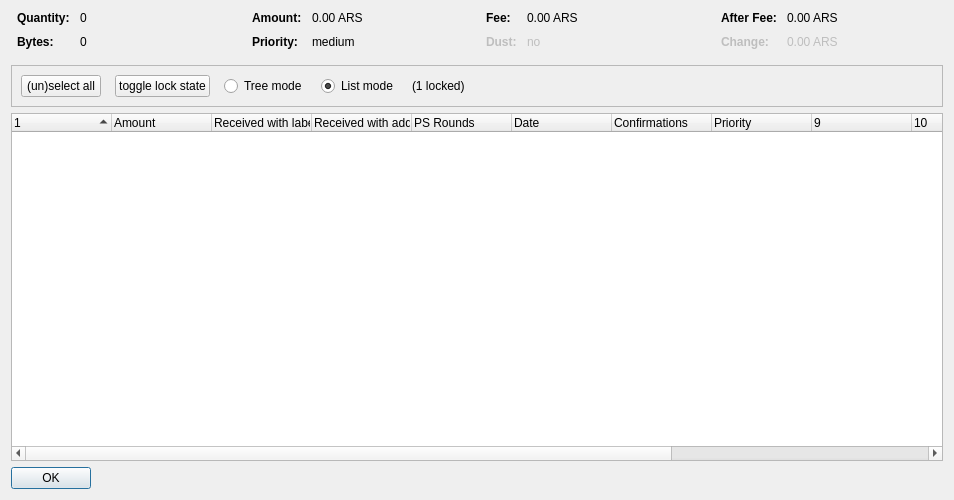
<?xml version="1.0" encoding="UTF-8"?>
<ui version="4.0">
 <class>CoinControlDialog</class>
 <widget class="QDialog" name="CoinControlDialog">
  <property name="geometry">
   <rect>
    <x>0</x>
    <y>0</y>
    <width>954</width>
    <height>500</height>
   </rect>
  </property>
  <property name="windowTitle">
   <string>Coin Selection</string>
  </property>
  <layout class="QVBoxLayout" name="verticalLayout">
   <item>
    <layout class="QHBoxLayout" name="horizontalLayoutTop" stretch="0,0,0,0">
     <property name="topMargin">
      <number>0</number>
     </property>
     <property name="bottomMargin">
      <number>10</number>
     </property>
     <item>
      <layout class="QFormLayout" name="formLayoutCoinControl1">
       <property name="horizontalSpacing">
        <number>10</number>
       </property>
       <property name="verticalSpacing">
        <number>10</number>
       </property>
       <property name="leftMargin">
        <number>6</number>
       </property>
       <property name="rightMargin">
        <number>6</number>
       </property>
       <item row="0" column="0">
        <widget class="QLabel" name="labelCoinControlQuantityText">
         <property name="font">
          <font>
           <weight>75</weight>
           <bold>true</bold>
          </font>
         </property>
         <property name="text">
          <string>Quantity:</string>
         </property>
        </widget>
       </item>
       <item row="0" column="1">
        <widget class="QLabel" name="labelCoinControlQuantity">
         <property name="cursor">
          <cursorShape>IBeamCursor</cursorShape>
         </property>
         <property name="contextMenuPolicy">
          <enum>Qt::ActionsContextMenu</enum>
         </property>
         <property name="text">
          <string notr="true">0</string>
         </property>
         <property name="textInteractionFlags">
          <set>Qt::LinksAccessibleByMouse|Qt::TextSelectableByKeyboard|Qt::TextSelectableByMouse</set>
         </property>
        </widget>
       </item>
       <item row="1" column="0">
        <widget class="QLabel" name="labelCoinControlBytesText">
         <property name="font">
          <font>
           <weight>75</weight>
           <bold>true</bold>
          </font>
         </property>
         <property name="text">
          <string>Bytes:</string>
         </property>
        </widget>
       </item>
       <item row="1" column="1">
        <widget class="QLabel" name="labelCoinControlBytes">
         <property name="cursor">
          <cursorShape>IBeamCursor</cursorShape>
         </property>
         <property name="contextMenuPolicy">
          <enum>Qt::ActionsContextMenu</enum>
         </property>
         <property name="text">
          <string notr="true">0</string>
         </property>
         <property name="textInteractionFlags">
          <set>Qt::LinksAccessibleByMouse|Qt::TextSelectableByKeyboard|Qt::TextSelectableByMouse</set>
         </property>
        </widget>
       </item>
      </layout>
     </item>
     <item>
      <layout class="QFormLayout" name="formLayoutCoinControl2">
       <property name="horizontalSpacing">
        <number>10</number>
       </property>
       <property name="verticalSpacing">
        <number>10</number>
       </property>
       <property name="leftMargin">
        <number>6</number>
       </property>
       <property name="rightMargin">
        <number>6</number>
       </property>
       <item row="0" column="0">
        <widget class="QLabel" name="labelCoinControlAmountText">
         <property name="font">
          <font>
           <weight>75</weight>
           <bold>true</bold>
          </font>
         </property>
         <property name="text">
          <string>Amount:</string>
         </property>
        </widget>
       </item>
       <item row="0" column="1">
        <widget class="QLabel" name="labelCoinControlAmount">
         <property name="cursor">
          <cursorShape>IBeamCursor</cursorShape>
         </property>
         <property name="contextMenuPolicy">
          <enum>Qt::ActionsContextMenu</enum>
         </property>
         <property name="text">
          <string notr="true">0.00 ARS</string>
         </property>
         <property name="textInteractionFlags">
          <set>Qt::LinksAccessibleByMouse|Qt::TextSelectableByKeyboard|Qt::TextSelectableByMouse</set>
         </property>
        </widget>
       </item>
       <item row="1" column="0">
        <widget class="QLabel" name="labelCoinControlPriorityText">
         <property name="font">
          <font>
           <weight>75</weight>
           <bold>true</bold>
          </font>
         </property>
         <property name="text">
          <string>Priority:</string>
         </property>
        </widget>
       </item>
       <item row="1" column="1">
        <widget class="QLabel" name="labelCoinControlPriority">
         <property name="cursor">
          <cursorShape>IBeamCursor</cursorShape>
         </property>
         <property name="contextMenuPolicy">
          <enum>Qt::ActionsContextMenu</enum>
         </property>
         <property name="text">
          <string>medium</string>
         </property>
         <property name="textInteractionFlags">
          <set>Qt::LinksAccessibleByMouse|Qt::TextSelectableByKeyboard|Qt::TextSelectableByMouse</set>
         </property>
        </widget>
       </item>
      </layout>
     </item>
     <item>
      <layout class="QFormLayout" name="formLayoutCoinControl3">
       <property name="horizontalSpacing">
        <number>10</number>
       </property>
       <property name="verticalSpacing">
        <number>10</number>
       </property>
       <property name="leftMargin">
        <number>6</number>
       </property>
       <property name="rightMargin">
        <number>6</number>
       </property>
       <item row="0" column="0">
        <widget class="QLabel" name="labelCoinControlFeeText">
         <property name="font">
          <font>
           <weight>75</weight>
           <bold>true</bold>
          </font>
         </property>
         <property name="text">
          <string>Fee:</string>
         </property>
        </widget>
       </item>
       <item row="0" column="1">
        <widget class="QLabel" name="labelCoinControlFee">
         <property name="cursor">
          <cursorShape>IBeamCursor</cursorShape>
         </property>
         <property name="contextMenuPolicy">
          <enum>Qt::ActionsContextMenu</enum>
         </property>
         <property name="text">
          <string notr="true">0.00 ARS</string>
         </property>
         <property name="textInteractionFlags">
          <set>Qt::LinksAccessibleByMouse|Qt::TextSelectableByKeyboard|Qt::TextSelectableByMouse</set>
         </property>
        </widget>
       </item>
       <item row="1" column="0">
        <widget class="QLabel" name="labelCoinControlLowOutputText">
         <property name="enabled">
          <bool>false</bool>
         </property>
         <property name="font">
          <font>
           <weight>75</weight>
           <bold>true</bold>
          </font>
         </property>
         <property name="text">
          <string>Dust:</string>
         </property>
        </widget>
       </item>
       <item row="1" column="1">
        <widget class="QLabel" name="labelCoinControlLowOutput">
         <property name="enabled">
          <bool>false</bool>
         </property>
         <property name="cursor">
          <cursorShape>IBeamCursor</cursorShape>
         </property>
         <property name="contextMenuPolicy">
          <enum>Qt::ActionsContextMenu</enum>
         </property>
         <property name="text">
          <string>no</string>
         </property>
         <property name="textInteractionFlags">
          <set>Qt::LinksAccessibleByMouse|Qt::TextSelectableByKeyboard|Qt::TextSelectableByMouse</set>
         </property>
        </widget>
       </item>
      </layout>
     </item>
     <item>
      <layout class="QFormLayout" name="formLayoutCoinControl4">
       <property name="horizontalSpacing">
        <number>10</number>
       </property>
       <property name="verticalSpacing">
        <number>10</number>
       </property>
       <property name="leftMargin">
        <number>6</number>
       </property>
       <property name="rightMargin">
        <number>6</number>
       </property>
       <item row="0" column="0">
        <widget class="QLabel" name="labelCoinControlAfterFeeText">
         <property name="font">
          <font>
           <weight>75</weight>
           <bold>true</bold>
          </font>
         </property>
         <property name="text">
          <string>After Fee:</string>
         </property>
        </widget>
       </item>
       <item row="0" column="1">
        <widget class="QLabel" name="labelCoinControlAfterFee">
         <property name="cursor">
          <cursorShape>IBeamCursor</cursorShape>
         </property>
         <property name="contextMenuPolicy">
          <enum>Qt::ActionsContextMenu</enum>
         </property>
         <property name="text">
          <string notr="true">0.00 ARS</string>
         </property>
         <property name="textInteractionFlags">
          <set>Qt::LinksAccessibleByMouse|Qt::TextSelectableByKeyboard|Qt::TextSelectableByMouse</set>
         </property>
        </widget>
       </item>
       <item row="1" column="0">
        <widget class="QLabel" name="labelCoinControlChangeText">
         <property name="enabled">
          <bool>false</bool>
         </property>
         <property name="font">
          <font>
           <weight>75</weight>
           <bold>true</bold>
          </font>
         </property>
         <property name="text">
          <string>Change:</string>
         </property>
        </widget>
       </item>
       <item row="1" column="1">
        <widget class="QLabel" name="labelCoinControlChange">
         <property name="enabled">
          <bool>false</bool>
         </property>
         <property name="cursor">
          <cursorShape>IBeamCursor</cursorShape>
         </property>
         <property name="contextMenuPolicy">
          <enum>Qt::ActionsContextMenu</enum>
         </property>
         <property name="text">
          <string notr="true">0.00 ARS</string>
         </property>
         <property name="textInteractionFlags">
          <set>Qt::LinksAccessibleByMouse|Qt::TextSelectableByKeyboard|Qt::TextSelectableByMouse</set>
         </property>
        </widget>
       </item>
      </layout>
     </item>
    </layout>
   </item>
   <item>
    <widget class="QFrame" name="frame">
     <property name="minimumSize">
      <size>
       <width>0</width>
       <height>40</height>
      </size>
     </property>
     <property name="frameShape">
      <enum>QFrame::StyledPanel</enum>
     </property>
     <property name="frameShadow">
      <enum>QFrame::Sunken</enum>
     </property>
     <layout class="QHBoxLayout" name="horizontalLayout">
      <item>
       <layout class="QHBoxLayout" name="horizontalLayoutPanel" stretch="0,0,0,0,0,0">
        <property name="spacing">
         <number>14</number>
        </property>
        <item>
         <widget class="QPushButton" name="pushButtonSelectAll">
          <property name="sizePolicy">
           <sizepolicy hsizetype="Maximum" vsizetype="Fixed">
            <horstretch>0</horstretch>
            <verstretch>0</verstretch>
           </sizepolicy>
          </property>
          <property name="text">
           <string>(un)select all</string>
          </property>
          <property name="autoDefault">
           <bool>false</bool>
          </property>
         </widget>
        </item>
        <item>
         <widget class="QPushButton" name="pushButtonToggleLock">
          <property name="sizePolicy">
           <sizepolicy hsizetype="Maximum" vsizetype="Fixed">
            <horstretch>0</horstretch>
            <verstretch>0</verstretch>
           </sizepolicy>
          </property>
          <property name="text">
           <string>toggle lock state</string>
          </property>
          <property name="autoDefault">
           <bool>false</bool>
          </property>
         </widget>
        </item>
        <item>
         <widget class="QRadioButton" name="radioTreeMode">
          <property name="sizePolicy">
           <sizepolicy hsizetype="Maximum" vsizetype="Fixed">
            <horstretch>0</horstretch>
            <verstretch>0</verstretch>
           </sizepolicy>
          </property>
          <property name="text">
           <string>Tree mode</string>
          </property>
         </widget>
        </item>
        <item>
         <widget class="QRadioButton" name="radioListMode">
          <property name="sizePolicy">
           <sizepolicy hsizetype="Maximum" vsizetype="Fixed">
            <horstretch>0</horstretch>
            <verstretch>0</verstretch>
           </sizepolicy>
          </property>
          <property name="text">
           <string>List mode</string>
          </property>
          <property name="checked">
           <bool>true</bool>
          </property>
         </widget>
        </item>
        <item>
         <widget class="QLabel" name="labelLocked">
          <property name="text">
           <string>(1 locked)</string>
          </property>
         </widget>
        </item>
        <item>
         <spacer name="horizontalSpacer">
          <property name="orientation">
           <enum>Qt::Horizontal</enum>
          </property>
          <property name="sizeHint" stdset="0">
           <size>
            <width>40</width>
            <height>20</height>
           </size>
          </property>
         </spacer>
        </item>
       </layout>
      </item>
     </layout>
    </widget>
   </item>
   <item>
    <widget class="CoinControlTreeWidget" name="treeWidget">
     <property name="contextMenuPolicy">
      <enum>Qt::CustomContextMenu</enum>
     </property>
     <property name="sortingEnabled">
      <bool>false</bool>
     </property>
     <property name="columnCount">
      <number>13</number>
     </property>
     <attribute name="headerShowSortIndicator" stdset="0">
      <bool>true</bool>
     </attribute>
     <attribute name="headerStretchLastSection">
      <bool>false</bool>
     </attribute>
     <column>
      <property name="text">
       <string/>
      </property>
     </column>
     <column>
      <property name="text">
       <string>Amount</string>
      </property>
     </column>
     <column>
      <property name="text">
       <string>Received with label</string>
      </property>
     </column>
     <column>
      <property name="text">
       <string>Received with address</string>
      </property>
     </column>
     <column>
      <property name="text">
       <string>PS Rounds</string>
      </property>
     </column>
     <column>
      <property name="text">
       <string>Date</string>
      </property>
     </column>
     <column>
      <property name="text">
       <string>Confirmations</string>
      </property>
      <property name="toolTip">
       <string>Confirmed</string>
      </property>
     </column>
     <column>
      <property name="text">
       <string>Priority</string>
      </property>
     </column>
     <column>
      <property name="text">
       <string/>
      </property>
     </column>
     <column>
      <property name="text">
       <string/>
      </property>
     </column>
     <column>
      <property name="text">
       <string/>
      </property>
     </column>
     <column>
      <property name="text">
       <string/>
      </property>
     </column>
     <column>
      <property name="text">
       <string/>
      </property>
     </column>
    </widget>
   </item>
   <item>
    <widget class="QDialogButtonBox" name="buttonBox">
     <property name="sizePolicy">
      <sizepolicy hsizetype="Maximum" vsizetype="Fixed">
       <horstretch>0</horstretch>
       <verstretch>0</verstretch>
      </sizepolicy>
     </property>
     <property name="orientation">
      <enum>Qt::Horizontal</enum>
     </property>
     <property name="standardButtons">
      <set>QDialogButtonBox::Ok</set>
     </property>
    </widget>
   </item>
  </layout>
 </widget>
 <customwidgets>
  <customwidget>
   <class>CoinControlTreeWidget</class>
   <extends>QTreeWidget</extends>
   <header>coincontroltreewidget.h</header>
  </customwidget>
 </customwidgets>
 <resources/>
 <connections/>
</ui>
